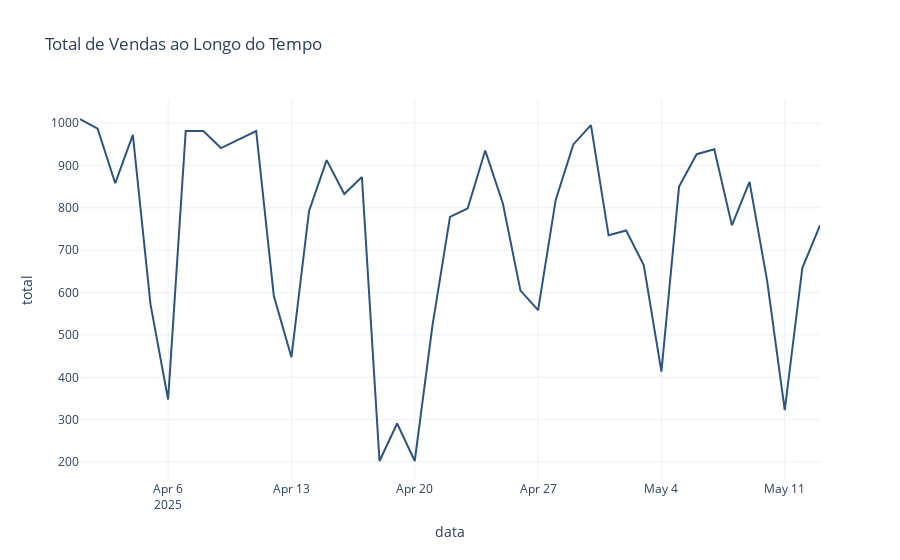

The notebook cell saved with this chart:
### Code cell
# 003. Evolução temporal do total de vendas
df_data_total = df_filtrado.groupby('data')['total'].sum().reset_index()
fig2 = px.line(df_data_total, x='data', y='total',
               title='Total de Vendas ao Longo do Tempo')
fig2.show()

### Figure 1 — Plotly figure (JSON) as saved in the notebook; plotly's stock layout.template omitted (floating-point values rounded to 4 significant figures)
{"data": [{"hovertemplate": "data=%{x}<br>total=%{y}<extra></extra>", "legendgroup": "", "line": {"color": "#2d5480", "dash": "solid"}, "marker": {"symbol": "circle"}, "mode": "lines", "name": "", "orientation": "v", "showlegend": false, "type": "scatter", "x": ["2025-04-01T00:00:00", "2025-04-02T00:00:00", "2025-04-03T00:00:00", "2025-04-04T00:00:00", "2025-04-05T00:00:00", "2025-04-06T00:00:00", "2025-04-07T00:00:00", "2025-04-08T00:00:00", "2025-04-09T00:00:00", "2025-04-10T00:00:00", "2025-04-11T00:00:00", "2025-04-12T00:00:00", "2025-04-13T00:00:00", "2025-04-14T00:00:00", "2025-04-15T00:00:00", "2025-04-16T00:00:00", "2025-04-17T00:00:00", "2025-04-18T00:00:00", "2025-04-19T00:00:00", "2025-04-20T00:00:00", "2025-04-21T00:00:00", "2025-04-22T00:00:00", "2025-04-23T00:00:00", "2025-04-24T00:00:00", "2025-04-25T00:00:00", "2025-04-26T00:00:00", "2025-04-27T00:00:00", "2025-04-28T00:00:00", "2025-04-29T00:00:00", "2025-04-30T00:00:00", "2025-05-01T00:00:00", "2025-05-02T00:00:00", "2025-05-03T00:00:00", "2025-05-04T00:00:00", "2025-05-05T00:00:00", "2025-05-06T00:00:00", "2025-05-07T00:00:00", "2025-05-08T00:00:00", "2025-05-09T00:00:00", "2025-05-10T00:00:00", "2025-05-11T00:00:00", "2025-05-12T00:00:00", "2025-05-13T00:00:00"], "xaxis": "x", "y": [1010.0, 986.5, 858, 972, 572.5, 347.5, 981, 981, 941, 961, 981, 592.5, 447.5, 792.5, 912.5, 832.5, 872.5, 202.5, 291, 202.5, 521, 778.5, 798.5, 935, 810, 604.5, 558.5, 818.5, 949.5, 995, 735, 746.5, 664, 413.5, 850, 926.5, 938, 758.5, 861, 627.5, 322.5, 658.5, 758.5], "yaxis": "y"}], "layout": {"legend": {"tracegroupgap": 0}, "title": {"text": "Total de Vendas ao Longo do Tempo"}, "xaxis": {"anchor": "y", "domain": [0, 1], "title": {"text": "data"}}, "yaxis": {"anchor": "x", "domain": [0, 1], "title": {"text": "total"}}}}
